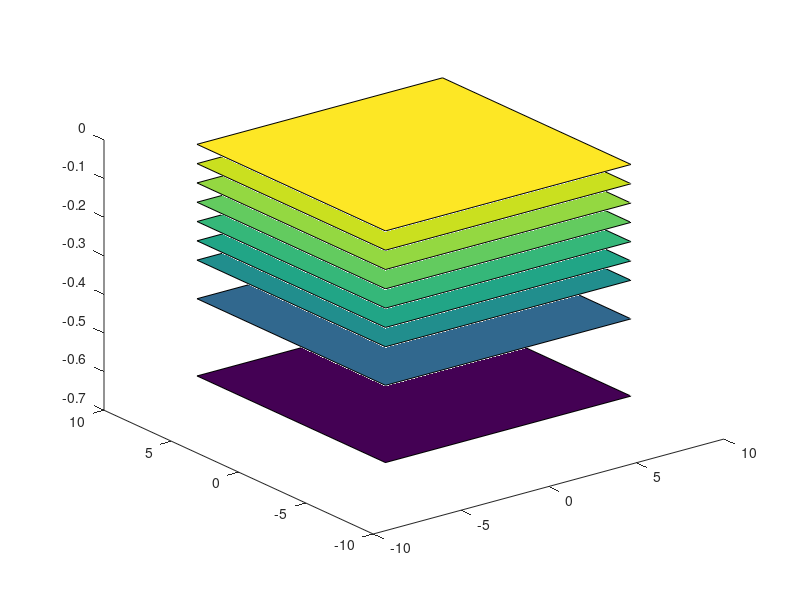

The MATLAB source for this figure: (Note: this script raises an error after producing the figure.)

% Orbit_velocity adds in a correction for the velocity of the focal point
% see notes 11th Nov13
%..Orbit_position has only the position component of frequency deviation in
%the equation for frequency, it none the less produces a focussed beam.
%Varying the deflection fraction Fr does not change focus only magnitude of
%deflection
%oscilating along a line close to y=0 at the correct frequency, it is not in the correct place, i.e. it
%is at infinity as shown by the focus lens
%Orbit 5th November adds time varying frequency drives for the first time
%AOL6rays  is a program based on notes 14th Oct 13 aimed at modelling
%the ray paths of rays through a 6 AOD AOL
% Assume light propagating in in -Z direction and input plane is plane 1 so
% AODs are numbered 2:2+N-1 where N is the number of AODs
% Assume initially that input and AOD planes are planar and normal to Z at
% positions Zp. I is Z position of the image plane
close all
clear
lambda0=0.8e-6; % wavelength
% now set up angles of the 6 AODs
Vac=619;  %acoustic velocity m/s
n=1:6;  % AOD number
%f= 35e6;  %Frequency of each AOD
mode=-1; %diffraction order of the AODs
thetan=(4*(-n+2)+0)*pi./12; % XY plane angle of AOD wave vector wrt X axis,
% RH coordsstarts at 60 degrees then clockwise in steps of 60 degrees
Ioz=0; % Z coordinate of input plane
Zaod= [1 2 3 4 5 6 ]*-50e-3; % Z coordinates of AOD planes
Imz= [ -.4 -0.6]; % Z coordinates of image plane(s)
Zp=[Ioz Zaod Imz]; % concatenated list of the Z coordinates of all the Z
% planes where rays can start, change direction or be displayed
% make Aperture Input array use complex numbers to represent XY plane
Aperture=15e-3;  % Aperture diameter mm
T = [0 1e-4]% [-10:1:10]*0.2e-5;  % Time steps
Arr=7;  %number of radial points in aperture
x = -Arr:Arr;
[X,Y,time] = meshgrid(x,x,T);
Array= Aperture/2*(X.*exp(1i.*pi./3)+ Y.* exp(1i.*0));
Array(abs(Array)>Aperture/2*Arr*3^0.5/2*0.99)=NaN;
Rays=ones(size(Zp,2),2*Arr+1,2*Arr+1,size(T,2));

Rays(1,:,:,:) = 1.2* Array./Arr; %scales position vectors of the rays in the first input plane
DeflectOnAodN=zeros(size(Zp,2),2*Arr+1,2*Arr+1,size(T,2));
Forbit=0;  % 1.0e3; % freqency of the orbit of the focal point Hz
Fr=1/3; % Fraction of total deflection provided by each AOD
F=zeros(size(Zp,2),2*Arr+1,2*Arr+1,size(T,2)); %sets up array of frequencies at every point where a ray intersects an AOD or image plane
Fc=40e6; % central frequency of AODs

RayDirVecAfterAodN= zeros(size(Zp,2),2*Arr+1,2*Arr+1,size(T,2)); % Ray Direction vector angle in radians

THETA=pi/5; % angle of focal point from XY=0 in focal XY plane wrt to X (longitude)  (radians)
PHI = -10e-3; % angle of focus from origin wrt Z axis Latitude up from south pole radians
Zf= -0.5e0;  %Z coordinate of intended focus
Rxy=Zf.*tan(PHI);
DirF=zeros(size(n,2),size(T,2));
l=zeros(size(Rays));
targetx=real(Zp(9)*PHI.*exp(2.*pi.*1i.*THETA));
targety=imag(Zp(9)*PHI.*exp(2.*pi.*1i.*THETA));
%Rays(2,:,:,:)=Rays(1,:,:,:) may not be necessary?
for n=2:7
    Timearray(n,:,:,:) = time;
end

Rays(2,:,:,:)=Rays(1,:,:,:)+RayDirVecAfterAodN(1,:,:,:).*(Zp(2)-Zp(1));

for n=2:7
    l(n,:,:,:)=(abs(Rays(n,:,:,:))).*cos(angle(Rays(n,:,:,:))-thetan(n-1));
    % distance of each ray on each zplane from XY=0 resolved in direction of sound propagation duplicated for each time
    Trays(n,:,:,:)= Timearray(n,:,:,:)-l(n,:,:,:)./Vac; % time reference for each ray
    F(n,:,:,:)=1./3.*Vac.*(((Zf-Zp(n)).^2+Rxy.^2).^-0.5).*Trays(n,:,:,:); % radial focus component of frequency
    DeflectOnAodN(n,:,:,:)= mode.*F(n,:,:,:).*exp(1i*thetan(n-1)); % Ray Deflection vector caused by each Z plane of the AOL
    RayDirVecAfterAodN(n,:,:,:)= RayDirVecAfterAodN(n-1,:,:,:)+DeflectOnAodN(n,:,:,:); % Ray direction vector justafter each Z plane
    Rays(n+1,:,:,:)=Rays(n,:,:,:)+RayDirVecAfterAodN(n,:,:,:).*(Zp(n+1)-Zp(n));
end
for Zn=8:size(Zp,2)-1;
    Rays(Zn+1,:,:,:)=Rays(Zn,:,:,:)+RayDirVecAfterAodN(7,:,:,:).*(Zp(Zn+1)-Zp(Zn));
end

%%%%%%%% Plotting only below
figure()
hold on;
for Zn=1:9    %size(Zp,2)-1;
    fill3([Arr Arr -Arr -Arr],[Arr -Arr -Arr Arr],repmat([Zp(Zn)],1,4),repmat([Zp(Zn)],1,4))
end
alpha(0.1)
for n=1:size(Zp,2)
    Zarray(n,:,:)=ones(size(X,2),size(X,2)).*Zp(n);
end

for t=1:size(T,2);
    for n=1:size(X,2)
        for m=1:size(X,2)
            plot3(squeeze(real(Rays(:,n,m,t))),squeeze(imag(Rays(:,n,m,t))),squeeze(Zarray(:,n,m)),'color','b')
            axis([-0.012 0.012 -0.012 0.012 -0.6 0.1])
            xlabel('x')
            hold on
        end
    end
end
